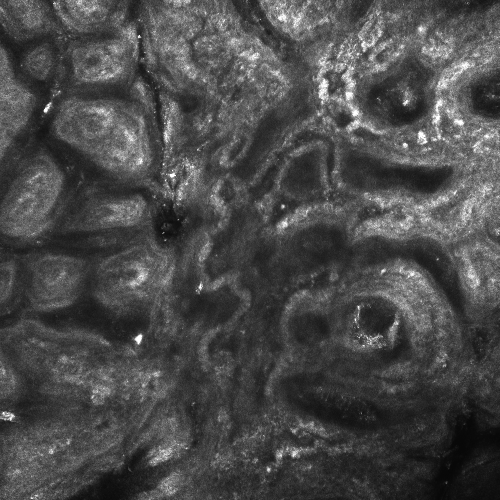
#> input picture redaction/examples/benin.bmp, 1000 x 1000 px (shown at 1/2 size)
$ python frequency.py
#> lines starting #> are read from the running program, lines starting #| are printed output that depends on the picture
import numpy
import pywt
from numpy import inf
import pandas
import seaborn as seaborn
from matplotlib import pyplot
from PIL import Image
from pywt._doc_utils import wavedec2_keys, draw_2d_wp_basis

benin = numpy.array(Image.open('benin.bmp').convert('L'))
#> benin is the input picture: shape (1000, 1000); min 0, max 255, mean 74.2
malin = numpy.array(Image.open('malin.bmp').convert('L'))
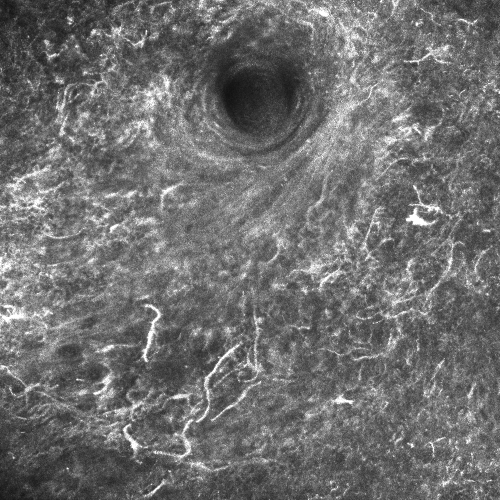
#> input picture redaction/examples/malin.bmp, 1000 x 1000 px (shown at 1/2 size)
#> malin is the input picture: shape (1000, 1000); min 0, max 255, mean 111.1

# Calcul FFT
benin_fft = numpy.fft.fft2(benin)
benin_fft = numpy.fft.fftshift(benin_fft)
malin_fft = numpy.fft.fft2(malin)
malin_fft = numpy.fft.fftshift(malin_fft)
fft_titles = ['Module', 'Phase']

images = ['Benin', 'Malin']
directions = ['Horizontal', 'Diagonale_1', 'Vertical', 'Diagonale_2']

fig = pyplot.figure()
fig, axes = pyplot.subplots(2, 3, figsize=(8, 4), dpi=600)

axes[0, 0].imshow(benin, cmap='gray')
axes[0, 0].axis('off')
axes[0, 1].imshow(numpy.log(1+numpy.abs(benin_fft)), cmap='gray')
axes[0, 1].set_title('Module')
axes[0, 1].axis('off')
axes[0, 2].imshow(numpy.angle(benin_fft), cmap='gray')
axes[0, 2].set_title('Phase')
axes[0, 2].axis('off')
axes[1, 0].imshow(malin, cmap='gray')
axes[1, 0].axis('off')
axes[1, 1].imshow(numpy.log(1+numpy.abs(malin_fft)), cmap='gray')
axes[1, 1].axis('off')
axes[1, 2].imshow(numpy.angle(malin_fft), cmap='gray')
axes[1, 2].axis('off')

pyplot.show()
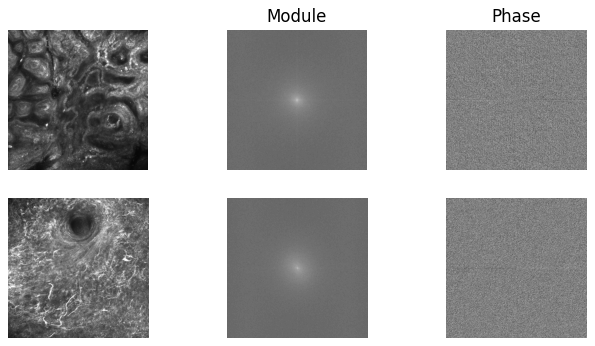
#> figure drawn by matplotlib, 6 panels
fig.savefig('example_fft.pdf', bbox_inches='tight')

benin = benin.astype(numpy.float32)
malin = malin.astype(numpy.float32)

max_lev = 3       # how many levels of decomposition to draw
label_levels = 3  # how many levels to explicitly label on the plots

fig, axes = pyplot.subplots(2, 4, figsize=[14, 8], dpi=600)
for level in range(0, max_lev + 1):
    # compute the 2D DWT
    c = pywt.wavedec2(benin, 'haar', level=level)
    # normalize each coefficient array independently for better visibility
    c[0] /= numpy.abs(c[0]).max()
    for detail_level in range(level):
        c[detail_level + 1] = [d/numpy.abs(d).max() for d in c[detail_level + 1]]
    # show the normalized coefficients
    arr, slices = pywt.coeffs_to_array(c)
    axes[0, level].imshow(arr, cmap='gray')
    axes[0, level].set_title('Coefficients\n({} niveaux)'.format(level))
    axes[0, level].set_axis_off()
#> this loop made 4 passes
#> pass 2, `arr, slices = pywt.coeffs_to_array(c)`:
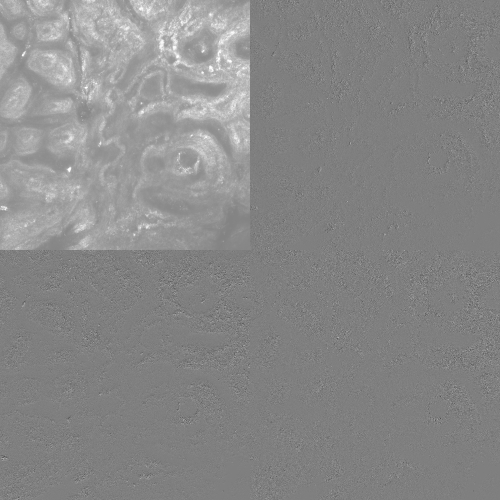
#> arr: shape (1000, 1000) float32 (shown at 1/2 size); min -1, max 1, mean 0.0728; drawn with min black and max white
#> pass 3, `arr, slices = pywt.coeffs_to_array(c)`:
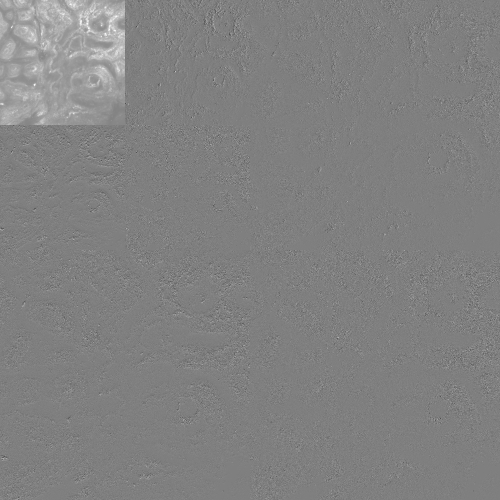
#> arr: shape (1000, 1000) float32 (shown at 1/2 size); min -1, max 1, mean 0.0183; drawn with min black and max white

for level in range(0, max_lev + 1):
    # compute the 2D DWT
    c = pywt.wavedec2(malin, 'haar', level=level)
    # normalize each coefficient array independently for better visibility
    c[0] /= numpy.abs(c[0]).max()
    for detail_level in range(level):
        c[detail_level + 1] = [d/numpy.abs(d).max() for d in c[detail_level + 1]]
    # show the normalized coefficients
    arr, slices = pywt.coeffs_to_array(c)
    axes[1, level].imshow(arr, cmap='gray')
    # axes[1, level].set_title('Coefficients\n({} level)'.format(level))
    axes[1, level].set_axis_off()
#> this loop made 4 passes
#> pass 2, `arr, slices = pywt.coeffs_to_array(c)`:
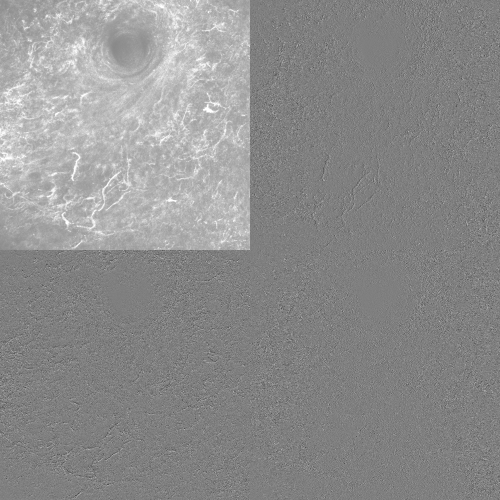
#> arr: shape (1000, 1000) float32 (shown at 1/2 size); min -1, max 1, mean 0.109; drawn with min black and max white
#> pass 3, `arr, slices = pywt.coeffs_to_array(c)`:
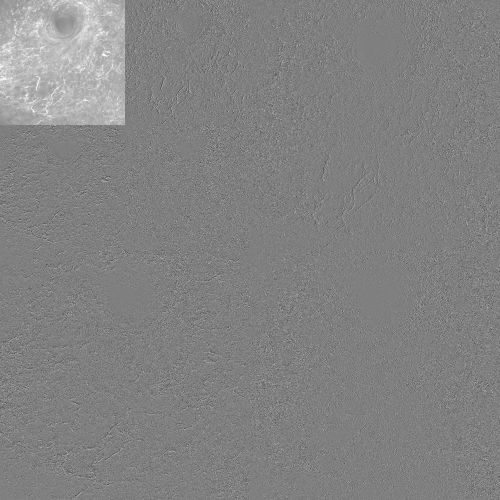
#> arr: shape (1000, 1000) float32 (shown at 1/2 size); min -1, max 1, mean 0.0274; drawn with min black and max white

pyplot.show()
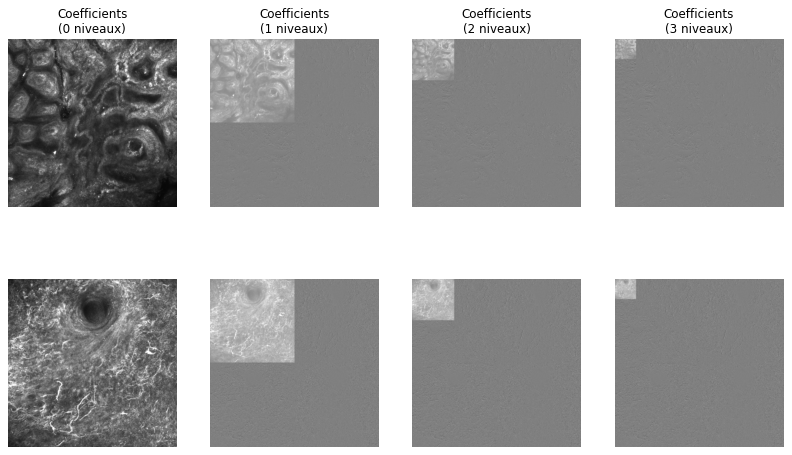
#> figure drawn by matplotlib, 8 panels
fig.savefig('example_wavelet.pdf', bbox_inches='tight')
